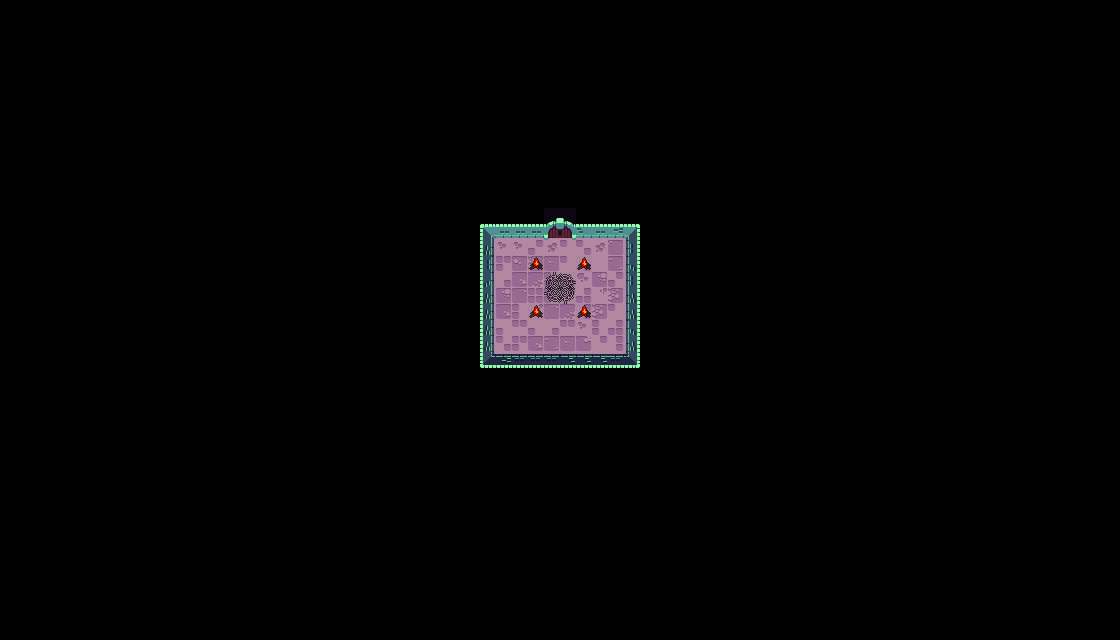

A 2D game scene composited from a Tiled map and its tileset images. What follows is a short description and the map's XML, with each tile layer's data collapsed to a summary:
An orthogonal 70x40 tile map with 16x16 px tiles, 5 tile layers (background, floor, closeddoor, teleporter, ...), 4 tilesets.

<map version="1.9" tiledversion="1.9.2" orientation="orthogonal" renderorder="right-down" width="70" height="40" tilewidth="16" tileheight="16" infinite="0" nextlayerid="6" nextobjectid="1">
 <tileset firstgid="1" name="sheet" tilewidth="16" tileheight="16" tilecount="247" columns="19">
  <image source="tiles/sheet.png" width="304" height="208" />
 </tileset>
 <tileset firstgid="248" name="asa" tilewidth="16" tileheight="16" tilecount="3024" columns="48">
  <image source="tiles/16x16_orthogonal/16x16 orthogonal/16x16_retrostyle_items_Denzi101016-2.png" width="768" height="1008" />
 </tileset>
 <tileset firstgid="3272" name="MainLev2.0" tilewidth="16" tileheight="16" tilecount="9792" columns="102">
  <image source="tiles/RPGW_Caves_v2.1/MainLev2.0.png" width="1632" height="1536" />
 </tileset>
 <tileset firstgid="13064" name="0x72_16x16DungeonTileset.v5" tilewidth="16" tileheight="16" tilecount="512" columns="32">
  <image source="tiles/0x72_16x16DungeonTileset.v5/0x72_16x16DungeonTileset.v5.png" width="512" height="256" />
 </tileset>
 <layer id="4" name="background" width="70" height="40">
  <data>[2800 cells, 2800 non-empty, 1 distinct tile ids]</data>
 </layer>
 <layer id="1" name="floor" width="70" height="40">
  <data>[2800 cells, 90 non-empty, 31 distinct tile ids]</data>
 </layer>
 <layer id="5" name="closeddoor" width="70" height="40">
  <data>[2800 cells, 0 non-empty, 0 distinct tile ids]</data>
 </layer>
 <layer id="2" name="teleporter" width="70" height="40">
  <data>[2800 cells, 8 non-empty, 2 distinct tile ids]</data>
 </layer>
 <layer id="3" name="walls" width="70" height="40">
  <data>[2800 cells, 36 non-empty, 20 distinct tile ids]</data>
 </layer>
</map>
